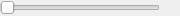
<?xml version="1.0" encoding="UTF-8"?>
<ui version="4.0">
 <class>DoubleSlider</class>
 <widget class="QWidget" name="DoubleSlider">
  <property name="geometry">
   <rect>
    <x>0</x>
    <y>0</y>
    <width>180</width>
    <height>16</height>
   </rect>
  </property>
  <property name="windowTitle">
   <string>Form</string>
  </property>
  <widget class="QSlider" name="horizontalSlider_ideal">
   <property name="geometry">
    <rect>
     <x>0</x>
     <y>0</y>
     <width>160</width>
     <height>16</height>
    </rect>
   </property>
   <property name="orientation">
    <enum>Qt::Horizontal</enum>
   </property>
  </widget>
  <widget class="QSlider" name="horizontalSlider_real">
   <property name="geometry">
    <rect>
     <x>0</x>
     <y>0</y>
     <width>160</width>
     <height>16</height>
    </rect>
   </property>
   <property name="styleSheet">
    <string notr="true"/>
   </property>
   <property name="orientation">
    <enum>Qt::Horizontal</enum>
   </property>
  </widget>
 </widget>
 <resources/>
 <connections/>
</ui>
